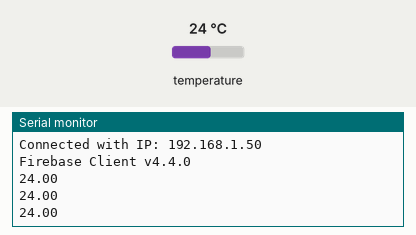
Recording of a sketch running on a simulated ESP32. Shown: the last lines printed to the serial monitor. Wiring (inferred from the names in the program): DS18B20 sensor: data GPIO 19. The test bench sets the inputs (shaded band); at power-on: temperature 24 °C. WiFi joins after 1.5 s; servers stay silent unless stated.

Above: at 2.8 s.
2.9 s: temperature set to 12 °C
At 4.4 s:
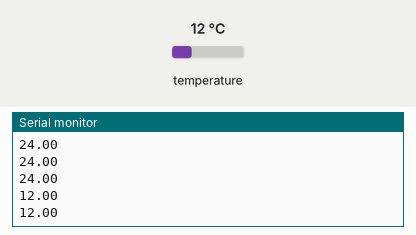
4.5 s: temperature set to 19 °C
At 6.0 s:
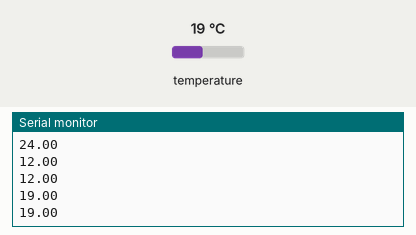
Timing chart, 0 to 7.5 s (numbered marks = the images above; inputs shaded):
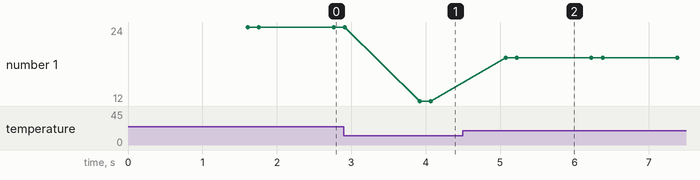

The sketch:

ESP32_code.ino
```cpp
#define TEMP_PIN  19
#define RXp2 16
#define TXp2 17

void OneWireReset(int Pin);
void OWwrite(int Pin, byte d);
byte OWread(int Pin);

const char* WIFI_SSID = "Airel_8308842346";
const char* WIFI_PASSWORD =  "air34689";

#include <WiFi.h>
#include <FirebaseESP32.h>
//Provide the token generation process info.
#include <addons/TokenHelper.h>

//Provide the RTDB payload printing info and other helper functions.
#include <addons/RTDBHelper.h>


#define API_KEY "AIzaSyBrZHcv7wRpuarsakB6TgMFGlQvKHbIDmg"
#define DATABASE_URL "https://ds18b20-a074c-default-rtdb.firebaseio.com/"
#define USER_EMAIL "akx2404@gmail.com"
#define USER_PASSWORD ""

FirebaseData fbdo;
FirebaseAuth auth;
FirebaseConfig config;


void setup() {
    digitalWrite(TEMP_PIN, LOW);
    pinMode(TEMP_PIN, INPUT);
    Serial.begin(115200);
    Serial2.begin(115200, SERIAL_8N1, RXp2, TXp2);
    delay(100);
    WiFi.begin(WIFI_SSID, WIFI_PASSWORD);
    Serial.print("Connecting to Wi-Fi");
    while (WiFi.status() != WL_CONNECTED)
    {
      Serial.print(".");
      delay(300);
    }
    Serial.println();
    Serial.print("Connected with IP: ");
    Serial.println(WiFi.localIP());
    Serial.println();

    Serial.printf("Firebase Client v%s\n\n", FIREBASE_CLIENT_VERSION);

    /* Assign the api key (required) */
    config.api_key = API_KEY;
    config.database_url = DATABASE_URL;
    auth.user.email = USER_EMAIL;
    auth.user.password = USER_PASSWORD;
    Firebase.begin(&config, &auth);
    Firebase.reconnectWiFi(true);
    Firebase.setDoubleDigits(5);
}

void loop(){
  int HighByte, LowByte, TReading, SignBit, Tc_100, Whole, Fract;

  OneWireReset(TEMP_PIN);
  OWwrite(TEMP_PIN, 0xcc);
  OWwrite(TEMP_PIN, 0x44);

  OneWireReset(TEMP_PIN);
  OWwrite(TEMP_PIN, 0xcc);
  OWwrite(TEMP_PIN, 0xbe);

  LowByte = OWread(TEMP_PIN);
  HighByte = OWread(TEMP_PIN);
  TReading = (HighByte << 8) + LowByte;
  SignBit = TReading & 0x8000;
  if (SignBit)
  {
    TReading = (TReading ^ 0xffff) + 1;
  }
  Tc_100 = (6 * TReading) + TReading / 4;

  Whole = Tc_100 / 100;
  Fract = Tc_100 % 100;
  float temp = Whole + Fract*0.01;


  if (SignBit) // If negative
  {
     //Serial.print("-");
     temp = -1*temp;
  }

  Serial.print(temp);
  Serial.print("\n");

  if (Firebase.ready())
  {

    //Firebase.setInt(fbdo, main, 5);
    Firebase.setFloat(fbdo, "/data/temp", temp);
    Serial.println(temp);

  }
  delay(1000);
}

void OneWireReset(int Pin)
{
     digitalWrite(Pin, LOW);
     pinMode(Pin, OUTPUT);
     delayMicroseconds(500);
     pinMode(Pin, INPUT);
     delayMicroseconds(500);
}

void OWwrite(int Pin, byte d)
{
   byte n;

   for(n=8; n!=0; n--)
   {
      if ((d & 0x01) == 1)
      {
         digitalWrite(Pin, LOW);
         pinMode(Pin, OUTPUT);
         delayMicroseconds(5);
         pinMode(Pin, INPUT);
         delayMicroseconds(60);
      }
      else
      {
         digitalWrite(Pin, LOW);
         pinMode(Pin, OUTPUT);
         delayMicroseconds(60);
         pinMode(Pin, INPUT);
      }

      d=d>>1;
   }

}

byte OWread(int Pin)
{
    byte d, n, b;

    d=0;

    for (n=0; n<8; n++)
    {
        digitalWrite(Pin, LOW);
        pinMode(Pin, OUTPUT);
        delayMicroseconds(5);
        pinMode(Pin, INPUT);
        delayMicroseconds(5);
        b = digitalRead(Pin);
        delayMicroseconds(50);
        d = (d >> 1) | (b<<7);
    }
    return(d);
}
```

Measured:
- after the input at 2.9 s, the serial monitor: prints a new line after 1.0 s (image 1)
- after the input at 4.5 s, the serial monitor: prints a new line after 0.57 s (image 2)
- plotted number 1: 24 → 12 after the input at 2.9 s, 12 → 19 after the input at 4.5 s
